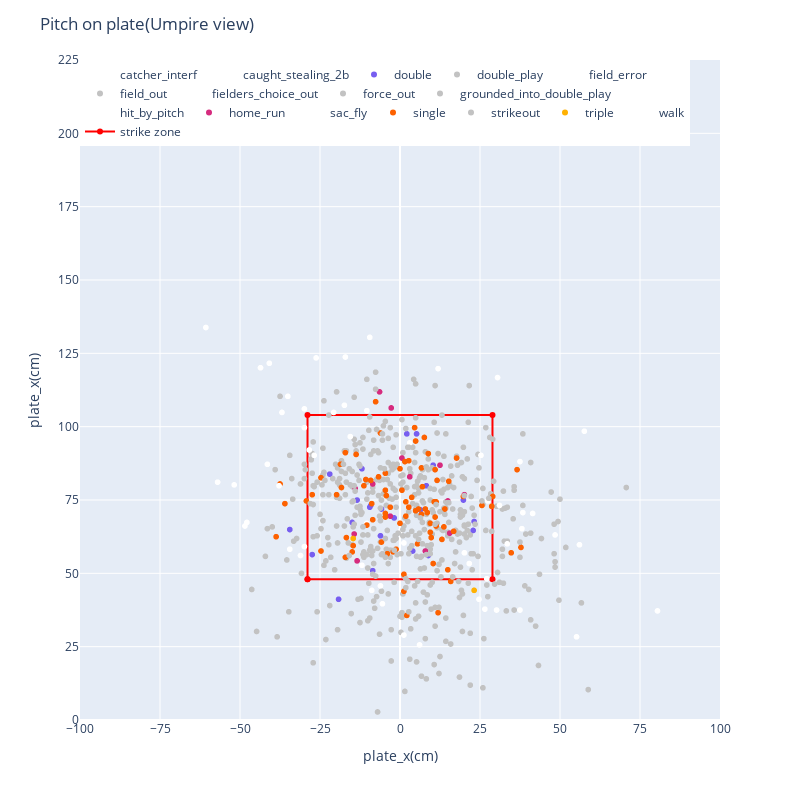

The code cell stored with this chart in its notebook:
### Code cell
# 結果ごとに可視化

_fig = plate(df, hover='events', colormap=Color.EVENTS)
_fig.show()

### Figure 1 — Plotly figure (JSON) as saved in the notebook; plotly's stock layout.template omitted (floating-point values rounded to 4 significant figures; data arrays with more than 128 entries replaced by an {"elided": "..."} marker saying what was removed)
{"data": [{"customdata": [["2022-09-03T00:00:00", "Tucker, Kyle", "Ohtani, Shohei", 162.4, "4-Seam Fastball", null, null, null, "Kyle Tucker reaches on catcher interference by Max Stassi.    Jose Altuve to 3rd.    Alex Bregman to 2nd.    Kyle Tucker to 1st.", "foul"]], "hovertemplate": "<b>%{hovertext}</b><br><br>events=catcher_interf<br>plate_x_cm=%{x}<br>plate_z_cm=%{y}<br>game_date=%{customdata[0]}<br>batter_name=%{customdata[1]}<br>pitcher_name=%{customdata[2]}<br>effective_speed_kh=%{customdata[3]}<br>pitch_name=%{customdata[4]}<br>hit_distance_sc_m=%{customdata[5]}<br>launch_speed_kh=%{customdata[6]}<br>launch_angle=%{customdata[7]}<br>des=%{customdata[8]}<br>description=%{customdata[9]}<extra></extra>", "hovertext": ["catcher_interf"], "legendgroup": "catcher_interf", "marker": {"color": "rgb(255, 255, 255)", "symbol": "circle"}, "mode": "markers", "name": "catcher_interf", "showlegend": true, "type": "scattergl", "x": [30.48], "xaxis": "x", "y": [116.7], "yaxis": "y"}, {"customdata": [["2022-05-26T00:00:00", "Jansen, Danny", "Ohtani, Shohei", 134.6, "Slider", null, null, null, "Bo Bichette caught stealing 2nd base, catcher Max Stassi to second baseman Luis Rengifo.", "swinging_strike"]], "hovertemplate": "<b>%{hovertext}</b><br><br>events=caught_stealing_2b<br>plate_x_cm=%{x}<br>plate_z_cm=%{y}<br>game_date=%{customdata[0]}<br>batter_name=%{customdata[1]}<br>pitcher_name=%{customdata[2]}<br>effective_speed_kh=%{customdata[3]}<br>pitch_name=%{customdata[4]}<br>hit_distance_sc_m=%{customdata[5]}<br>launch_speed_kh=%{customdata[6]}<br>launch_angle=%{customdata[7]}<br>des=%{customdata[8]}<br>description=%{customdata[9]}<extra></extra>", "hovertext": ["caught_stealing_2b"], "legendgroup": "caught_stealing_2b", "marker": {"color": "rgb(255, 255, 255)", "symbol": "circle"}, "mode": "markers", "name": "caught_stealing_2b", "showlegend": true, "type": "scattergl", "x": [0.3], "xaxis": "x", "y": [64.62], "yaxis": "y"}, {"customdata": {"elided": "23x10 mixed values"}, "hovertemplate": "<b>%{hovertext}</b><br><br>events=double<br>plate_x_cm=%{x}<br>plate_z_cm=%{y}<br>game_date=%{customdata[0]}<br>batter_name=%{customdata[1]}<br>pitcher_name=%{customdata[2]}<br>effective_speed_kh=%{customdata[3]}<br>pitch_name=%{customdata[4]}<br>hit_distance_sc_m=%{customdata[5]}<br>launch_speed_kh=%{customdata[6]}<br>launch_angle=%{customdata[7]}<br>des=%{customdata[8]}<br>description=%{customdata[9]}<extra></extra>", "hovertext": ["double", "double", "double", "double", "double", "double", "double", "double", "double", "double", "double", "double", "double", "double", "double", "double", "double", "double", "double", "double", "double", "double", "double"], "legendgroup": "double", "marker": {"color": "rgb(119, 94, 240)", "symbol": "circle"}, "mode": "markers", "name": "double", "showlegend": true, "type": "scattergl", "x": [-11.89, -14.94, -13.41, -8.53, -9.14, 5.18, 23.16, -1.83, -9.45, 22.86, 3.96, -19.2, -34.44, 19.81, 2.13, 8.23, 6.4, 8.84, -5.79, -27.43, 10.36, -6.1, -21.95], "xaxis": "x", "y": [85.65, 67.36, 74.98, 50.9, 73.15, 97.54, 67.67, 68.88, 72.54, 64.62, 57.61, 41.15, 64.92, 74.98, 97.54, 79.86, 71.63, 56.08, 71.93, 56.39, 86.87, 62.79, 83.82], "yaxis": "y"}, {"customdata": [["2022-09-10T00:00:00", "Peña, Jeremy", "Ohtani, Shohei", 132, "Slider", 75.9, 128.2, 19, "Jeremy Pena lines into a double play, left fielder Mickey Moniak to first baseman Mike Ford.   Trey Mancini out at 1st.", "hit_into_play"]], "hovertemplate": "<b>%{hovertext}</b><br><br>events=double_play<br>plate_x_cm=%{x}<br>plate_z_cm=%{y}<br>game_date=%{customdata[0]}<br>batter_name=%{customdata[1]}<br>pitcher_name=%{customdata[2]}<br>effective_speed_kh=%{customdata[3]}<br>pitch_name=%{customdata[4]}<br>hit_distance_sc_m=%{customdata[5]}<br>launch_speed_kh=%{customdata[6]}<br>launch_angle=%{customdata[7]}<br>des=%{customdata[8]}<br>description=%{customdata[9]}<extra></extra>", "hovertext": ["double_play"], "legendgroup": "double_play", "marker": {"color": "rgb(194, 194, 194)", "symbol": "circle"}, "mode": "markers", "name": "double_play", "showlegend": true, "type": "scattergl", "x": [18.29], "xaxis": "x", "y": [47.24], "yaxis": "y"}, {"customdata": [["2022-07-06T00:00:00", "Berti, Jon", "Ohtani, Shohei", 133.4, "Slider", 7.01, 115.4, -3, "Jon Berti reaches on a throwing error by shortstop Luis Rengifo.", "hit_into_play"], ["2022-08-03T00:00:00", "Laureano, Ramón", "Ohtani, Shohei", 140, "Slider", 1.22, 117.0, -23, "Ramon Laureano reaches on a throwing error by third baseman Luis Rengifo.", "hit_into_play"], ["2022-04-14T00:00:00", "Semien, Marcus", "Ohtani, Shohei", 156.5, "4-Seam Fastball", 100.9, 151.8, 32, "Marcus Semien reaches on a fielding error by right fielder Jose Rojas.   Marcus Semien to 2nd.", "hit_into_play"], ["2022-08-27T00:00:00", "Biggio, Cavan", "Ohtani, Shohei", 159.0, "4-Seam Fastball", 21.95, 136.8, 4, "Cavan Biggio reaches on a fielding error by shortstop Andrew Velazquez.", "hit_into_play"]], "hovertemplate": "<b>%{hovertext}</b><br><br>events=field_error<br>plate_x_cm=%{x}<br>plate_z_cm=%{y}<br>game_date=%{customdata[0]}<br>batter_name=%{customdata[1]}<br>pitcher_name=%{customdata[2]}<br>effective_speed_kh=%{customdata[3]}<br>pitch_name=%{customdata[4]}<br>hit_distance_sc_m=%{customdata[5]}<br>launch_speed_kh=%{customdata[6]}<br>launch_angle=%{customdata[7]}<br>des=%{customdata[8]}<br>description=%{customdata[9]}<extra></extra>", "hovertext": ["field_error", "field_error", "field_error", "field_error"], "legendgroup": "field_error", "marker": {"color": "rgb(255, 255, 255)", "symbol": "circle"}, "mode": "markers", "name": "field_error", "showlegend": true, "type": "scattergl", "x": [21.64, 20.12, 1.22, -10.36], "xaxis": "x", "y": [53.34, 57, 60.35, 105.5], "yaxis": "y"}, {"customdata": {"elided": "240x10 mixed values"}, "hovertemplate": "<b>%{hovertext}</b><br><br>events=field_out<br>plate_x_cm=%{x}<br>plate_z_cm=%{y}<br>game_date=%{customdata[0]}<br>batter_name=%{customdata[1]}<br>pitcher_name=%{customdata[2]}<br>effective_speed_kh=%{customdata[3]}<br>pitch_name=%{customdata[4]}<br>hit_distance_sc_m=%{customdata[5]}<br>launch_speed_kh=%{customdata[6]}<br>launch_angle=%{customdata[7]}<br>des=%{customdata[8]}<br>description=%{customdata[9]}<extra></extra>", "hovertext": {"elided": "240 str values"}, "legendgroup": "field_out", "marker": {"color": "rgb(194, 194, 194)", "symbol": "circle"}, "mode": "markers", "name": "field_out", "showlegend": true, "type": "scattergl", "x": {"elided": "240 float values"}, "xaxis": "x", "y": {"elided": "240 float values"}, "yaxis": "y"}, {"customdata": [["2022-06-09T00:00:00", "Cordero, Franchy", "Ohtani, Shohei", 159.5, "4-Seam Fastball", 3.66, 106.9, -13, "Franchy Cordero reaches on a fielder's choice out, shortstop Andrew Velazquez to catcher Max Stassi.   Alex Verdugo out at home.", "hit_into_play"], ["2022-05-05T00:00:00", "Martinez, J.D.", "Ohtani, Shohei", 144, "Split-Finger", 35.66, 128.3, 8, "J.D. Martinez reaches on a fielder's choice out, second baseman David Fletcher to shortstop Andrew Velazquez.   Rafael Devers out at 2nd.", "hit_into_play"]], "hovertemplate": "<b>%{hovertext}</b><br><br>events=fielders_choice_out<br>plate_x_cm=%{x}<br>plate_z_cm=%{y}<br>game_date=%{customdata[0]}<br>batter_name=%{customdata[1]}<br>pitcher_name=%{customdata[2]}<br>effective_speed_kh=%{customdata[3]}<br>pitch_name=%{customdata[4]}<br>hit_distance_sc_m=%{customdata[5]}<br>launch_speed_kh=%{customdata[6]}<br>launch_angle=%{customdata[7]}<br>des=%{customdata[8]}<br>description=%{customdata[9]}<extra></extra>", "hovertext": ["fielders_choice_out", "fielders_choice_out"], "legendgroup": "fielders_choice_out", "marker": {"color": "rgb(255, 255, 255)", "symbol": "circle"}, "mode": "markers", "name": "fielders_choice_out", "showlegend": true, "type": "scattergl", "x": [3.05, 27.43], "xaxis": "x", "y": [94.49, 74.68], "yaxis": "y"}, {"customdata": [["2022-04-07T00:00:00", "Bregman, Alex", "Ohtani, Shohei", 158.2, "4-Seam Fastball", 0.61, 129.1, -34, "Alex Bregman grounds into a force out, shortstop David Fletcher to second baseman Matt Duffy.   Michael Brantley out at 2nd.    Alex Bregman to 1st.", "hit_into_play"], ["2022-09-10T00:00:00", "Bregman, Alex", "Ohtani, Shohei", 137.9, "Slider", 1.83, 111.0, -12, "Alex Bregman grounds into a force out, shortstop Andrew Velazquez to second baseman Luis Rengifo.   Yuli Gurriel to 3rd.    Yordan Alvarez out at 2nd.    Alex Bregman to 1st.", "hit_into_play"], ["2022-09-17T00:00:00", "France, Ty", "Ohtani, Shohei", 140.2, "Slider", 1.22, 130.9, -28, "Ty France grounds into a force out, shortstop Luis Rengifo to second baseman Michael Stefanic.   J.P. Crawford out at 2nd.", "hit_into_play"], ["2022-08-27T00:00:00", "Kirk, Alejandro", "Ohtani, Shohei", 146.4, "Split-Finger", 0.61, 110.6, -38, "Alejandro Kirk grounds into a force out, third baseman Luis Rengifo to second baseman David Fletcher.   George Springer out at 2nd.    Alejandro Kirk to 1st.", "hit_into_play"], ["2022-09-17T00:00:00", "Haggerty, Sam", "Ohtani, Shohei", 134.2, "Slider", 0.61, 124.6, -41, "Sam Haggerty grounds into a force out, first baseman Mike Ford to shortstop Luis Rengifo.   Adam Frazier out at 2nd.    Sam Haggerty to 1st.", "hit_into_play"], ["2022-09-23T00:00:00", "Miranda, Jose", "Ohtani, Shohei", 138.2, "Slider", 3.05, 134.2, -12, "Jose Miranda grounds into a force out, shortstop Livan Soto to second baseman Luis Rengifo.   Luis Arraez out at 2nd.", "hit_into_play"], ["2022-08-09T00:00:00", "Laureano, Ramón", "Ohtani, Shohei", 141.8, "Slider", 15.24, 139.5, 2, "Ramon Laureano grounds into a force out, shortstop David Fletcher to second baseman Luis Rengifo.   Vimael Machin out at 2nd.", "hit_into_play"], ["2022-09-17T00:00:00", "Frazier, Adam", "Ohtani, Shohei", 150.9, "Cutter", 18.9, 152.3, 1, "Adam Frazier grounds into a force out, shortstop Luis Rengifo to second baseman Michael Stefanic.   Cal Raleigh out at 2nd.    Adam Frazier to 1st.", "hit_into_play"], ["2022-04-27T00:00:00", "Rosario, Amed", "Ohtani, Shohei", 141.3, "Cutter", 1.52, 141.8, -29, "Amed Rosario grounds into a force out, shortstop Tyler Wade to second baseman Jack Mayfield.   Myles Straw out at 2nd.    Amed Rosario to 1st.", "hit_into_play"], ["2022-08-15T00:00:00", "Haggerty, Sam", "Ohtani, Shohei", 156, "4-Seam Fastball", 2.44, 131.4, -13, "Sam Haggerty grounds into a force out, second baseman David Fletcher to shortstop Andrew Velazquez.   Adam Frazier out at 2nd.    Sam Haggerty to 1st.", "hit_into_play"]], "hovertemplate": "<b>%{hovertext}</b><br><br>events=force_out<br>plate_x_cm=%{x}<br>plate_z_cm=%{y}<br>game_date=%{customdata[0]}<br>batter_name=%{customdata[1]}<br>pitcher_name=%{customdata[2]}<br>effective_speed_kh=%{customdata[3]}<br>pitch_name=%{customdata[4]}<br>hit_distance_sc_m=%{customdata[5]}<br>launch_speed_kh=%{customdata[6]}<br>launch_angle=%{customdata[7]}<br>des=%{customdata[8]}<br>description=%{customdata[9]}<extra></extra>", "hovertext": ["force_out", "force_out", "force_out", "force_out", "force_out", "force_out", "force_out", "force_out", "force_out", "force_out"], "legendgroup": "force_out", "marker": {"color": "rgb(194, 194, 194)", "symbol": "circle"}, "mode": "markers", "name": "force_out", "showlegend": true, "type": "scattergl", "x": [11.58, 9.75, 32.92, 10.06, -10.36, 20.12, 13.41, -24.99, -24.38, 0.91], "xaxis": "x", "y": [50.9, 37.8, 72.24, 46.94, 56.39, 66.14, 71.32, 70.1, 80.16, 64.92], "yaxis": "y"}, {"customdata": [["2022-09-23T00:00:00", "Cave, Jake", "Ohtani, Shohei", 149.6, "Cutter", 42.06, 165.8, 5, "Jake Cave grounds into a double play, second baseman Luis Rengifo to shortstop Livan Soto to third baseman Matt Duffy.   Jose Miranda scores.    Nick Gordon out at 3rd.    Gio Urshela out at 2nd.", "hit_into_play"], ["2022-09-17T00:00:00", "Frazier, Adam", "Ohtani, Shohei", 142.1, "Split-Finger", 5.49, 119.0, -2, "Adam Frazier grounds into a double play, second baseman Luis Rengifo to shortstop Livan Soto to first baseman Mike Ford.   Cal Raleigh out at 2nd.    Adam Frazier out at 1st.", "hit_into_play"], ["2022-09-03T00:00:00", "Bregman, Alex", "Ohtani, Shohei", 143.8, "Slider", 6.4, 111.4, -5, "Alex Bregman grounds into a double play, shortstop Andrew Velazquez to second baseman David Fletcher to first baseman Mike Ford.   Yuli Gurriel out at 2nd.    Alex Bregman out at 1st.", "hit_into_play"], ["2022-06-22T00:00:00", "Benintendi, Andrew", "Ohtani, Shohei", 156.5, "4-Seam Fastball", 1.22, 147.7, -27, "Andrew Benintendi grounds into a double play, second baseman Luis Rengifo to first baseman David MacKinnon.   Whit Merrifield out at 2nd.    Andrew Benintendi out at 1st.", "hit_into_play"], ["2022-08-09T00:00:00", "Murphy, Sean", "Ohtani, Shohei", 139.4, "Slider", 1.83, 113.1, -18, "Sean Murphy grounds into a double play, shortstop David Fletcher to first baseman Jared Walsh.   Ramon Laureano out at 2nd.    Sean Murphy out at 1st.", "hit_into_play"], ["2022-09-10T00:00:00", "Tucker, Kyle", "Ohtani, Shohei", 150.6, "Cutter", 4.88, 159.5, -8, "Kyle Tucker grounds into a double play, second baseman Luis Rengifo to first baseman Mike Ford.   Alex Bregman out at 2nd.    Kyle Tucker out at 1st.", "hit_into_play"], ["2022-07-28T00:00:00", "Heim, Jonah", "Ohtani, Shohei", 148, "Cutter", 3.66, 123.7, -12, "Jonah Heim grounds into a double play, first baseman Jared Walsh to shortstop Andrew Velazquez to first baseman Jared Walsh.   Corey Seager out at 2nd.    Jonah Heim out at 1st.", "hit_into_play"], ["2022-05-18T00:00:00", "Lowe, Nathaniel", "Ohtani, Shohei", 158.4, "4-Seam Fastball", 0.91, 170.4, -27, "Nathaniel Lowe grounds into a double play, shortstop Andrew Velazquez to first baseman Jared Walsh.   Jonah Heim out at 2nd.    Nathaniel Lowe out at 1st.", "hit_into_play"], ["2022-09-29T00:00:00", "Murphy, Sean", "Ohtani, Shohei", 135.2, "Curveball", 4.88, 149.9, -8, "Sean Murphy grounds into a double play, third baseman Luis Rengifo to second baseman David Fletcher to first baseman Matt Duffy.   Tony Kemp out at 2nd.    Sean Murphy out at 1st.", "hit_into_play"], ["2022-06-02T00:00:00", "Rizzo, Anthony", "Ohtani, Shohei", 160, "4-Seam Fastball", 41.76, 152.5, 6, "Anthony Rizzo grounds into a double play, third baseman Matt Duffy to second baseman Luis Rengifo to first baseman Jared Walsh.   Aaron Judge out at 2nd.    Anthony Rizzo out at 1st.", "hit_into_play"]], "hovertemplate": "<b>%{hovertext}</b><br><br>events=grounded_into_double_play<br>plate_x_cm=%{x}<br>plate_z_cm=%{y}<br>game_date=%{customdata[0]}<br>batter_name=%{customdata[1]}<br>pitcher_name=%{customdata[2]}<br>effective_speed_kh=%{customdata[3]}<br>pitch_name=%{customdata[4]}<br>hit_distance_sc_m=%{customdata[5]}<br>launch_speed_kh=%{customdata[6]}<br>launch_angle=%{customdata[7]}<br>des=%{customdata[8]}<br>description=%{customdata[9]}<extra></extra>", "hovertext": ["grounded_into_double_play", "grounded_into_double_play", "grounded_into_double_play", "grounded_into_double_play", "grounded_into_double_play", "grounded_into_double_play", "grounded_into_double_play", "grounded_into_double_play", "grounded_into_double_play", "grounded_into_double_play"], "legendgroup": "grounded_into_double_play", "marker": {"color": "rgb(194, 194, 194)", "symbol": "circle"}, "mode": "markers", "name": "grounded_into_double_play", "showlegend": true, "type": "scattergl", "x": [0.3, -10.06, 32.31, -6.1, 21.95, -10.36, 14.94, -5.79, -17.07, -10.06], "xaxis": "x", "y": [80.47, 33.83, 78.03, 72.24, 63.09, 81.08, 79.25, 56.39, 76.81, 63.09], "yaxis": "y"}, {"customdata": [["2022-05-18T00:00:00", "Calhoun, Kole", "Ohtani, Shohei", 139.0, "Slider", null, null, null, "Kole Calhoun hit by pitch.    Corey Seager to 2nd.", "hit_by_pitch"], ["2022-09-23T00:00:00", "Gordon, Nick", "Ohtani, Shohei", 137.0, "Slider", null, null, null, "Nick Gordon hit by pitch.    Jose Miranda to 2nd.", "hit_by_pitch"]], "hovertemplate": "<b>%{hovertext}</b><br><br>events=hit_by_pitch<br>plate_x_cm=%{x}<br>plate_z_cm=%{y}<br>game_date=%{customdata[0]}<br>batter_name=%{customdata[1]}<br>pitcher_name=%{customdata[2]}<br>effective_speed_kh=%{customdata[3]}<br>pitch_name=%{customdata[4]}<br>hit_distance_sc_m=%{customdata[5]}<br>launch_speed_kh=%{customdata[6]}<br>launch_angle=%{customdata[7]}<br>des=%{customdata[8]}<br>description=%{customdata[9]}<extra></extra>", "hovertext": ["hit_by_pitch", "hit_by_pitch"], "legendgroup": "hit_by_pitch", "marker": {"color": "rgb(255, 255, 255)", "symbol": "circle"}, "mode": "markers", "name": "hit_by_pitch", "showlegend": true, "type": "scattergl", "x": [57.61, 80.47], "xaxis": "x", "y": [98.45, 37.19], "yaxis": "y"}, {"customdata": {"elided": "14x10 mixed values"}, "hovertemplate": "<b>%{hovertext}</b><br><br>events=home_run<br>plate_x_cm=%{x}<br>plate_z_cm=%{y}<br>game_date=%{customdata[0]}<br>batter_name=%{customdata[1]}<br>pitcher_name=%{customdata[2]}<br>effective_speed_kh=%{customdata[3]}<br>pitch_name=%{customdata[4]}<br>hit_distance_sc_m=%{customdata[5]}<br>launch_speed_kh=%{customdata[6]}<br>launch_angle=%{customdata[7]}<br>des=%{customdata[8]}<br>description=%{customdata[9]}<extra></extra>", "hovertext": ["home_run", "home_run", "home_run", "home_run", "home_run", "home_run", "home_run", "home_run", "home_run", "home_run", "home_run", "home_run", "home_run", "home_run"], "legendgroup": "home_run", "marker": {"color": "rgb(214, 43, 126)", "symbol": "circle"}, "mode": "markers", "name": "home_run", "showlegend": true, "type": "scattergl", "x": [20.12, 12.5, 3.05, 0.61, 14.94, -8.53, 7.92, -14.02, -6.4, 15.54, -13.41, -14.33, -2.74, -3.05], "xaxis": "x", "y": [76.81, 86.87, 82.91, 89.31, 74.68, 80.47, 57.61, 78.94, 111.9, 63.7, 54.25, 63.4, 106.4, 69.49], "yaxis": "y"}, {"customdata": [["2022-10-05T00:00:00", "Capel, Conner", "Ohtani, Shohei", 119.0, "Curveball", 105.2, 147.8, 32, "Conner Capel out on a sacrifice fly to center fielder Mike Trout.   Stephen Vogt scores.", "hit_into_play"], ["2022-06-09T00:00:00", "Dalbec, Bobby", "Ohtani, Shohei", 140.2, "Slider", 107.3, 154.1, 25, "Bobby Dalbec out on a sacrifice fly to center fielder Juan Lagares.   Franchy Cordero scores.", "hit_into_play"], ["2022-07-06T00:00:00", "Cooper, Garrett", "Ohtani, Shohei", 138.9, "Slider", 99.36, 146.2, 32, "Garrett Cooper out on a sacrifice fly to right fielder Taylor Ward.   Jon Berti scores.    Joey Wendle to 3rd.", "hit_into_play"]], "hovertemplate": "<b>%{hovertext}</b><br><br>events=sac_fly<br>plate_x_cm=%{x}<br>plate_z_cm=%{y}<br>game_date=%{customdata[0]}<br>batter_name=%{customdata[1]}<br>pitcher_name=%{customdata[2]}<br>effective_speed_kh=%{customdata[3]}<br>pitch_name=%{customdata[4]}<br>hit_distance_sc_m=%{customdata[5]}<br>launch_speed_kh=%{customdata[6]}<br>launch_angle=%{customdata[7]}<br>des=%{customdata[8]}<br>description=%{customdata[9]}<extra></extra>", "hovertext": ["sac_fly", "sac_fly", "sac_fly"], "legendgroup": "sac_fly", "marker": {"color": "rgb(255, 255, 255)", "symbol": "circle"}, "mode": "markers", "name": "sac_fly", "showlegend": true, "type": "scattergl", "x": [-10.36, -15.54, 31.09], "xaxis": "x", "y": [67.06, 96.62, 73.15], "yaxis": "y"}, {"customdata": {"elided": "85x10 mixed values"}, "hovertemplate": "<b>%{hovertext}</b><br><br>events=single<br>plate_x_cm=%{x}<br>plate_z_cm=%{y}<br>game_date=%{customdata[0]}<br>batter_name=%{customdata[1]}<br>pitcher_name=%{customdata[2]}<br>effective_speed_kh=%{customdata[3]}<br>pitch_name=%{customdata[4]}<br>hit_distance_sc_m=%{customdata[5]}<br>launch_speed_kh=%{customdata[6]}<br>launch_angle=%{customdata[7]}<br>des=%{customdata[8]}<br>description=%{customdata[9]}<extra></extra>", "hovertext": ["single", "single", "single", "single", "single", "single", "single", "single", "single", "single", "single", "single", "single", "single", "single", "single", "single", "single", "single", "single", "single", "single", "single", "single", "single", "single", "single", "single", "single", "single", "single", "single", "single", "single", "single", "single", "single", "single", "single", "single", "single", "single", "single", "single", "single", "single", "single", "single", "single", "single", "single", "single", "single", "single", "single", "single", "single", "single", "single", "single", "single", "single", "single", "single", "single", "single", "single", "single", "single", "single", "single", "single", "single", "single", "single", "single", "single", "single", "single", "single", "single", "single", "single", "single", "single"], "legendgroup": "single", "marker": {"color": "rgb(253, 97, 0)", "symbol": "circle"}, "mode": "markers", "name": "single", "showlegend": true, "type": "scattergl", "x": [2.13, 8.84, 34.75, -4.57, 11.58, 4.88, -18.29, 0.61, 1.22, -29.26, 9.45, 13.72, 28.96, -6.1, -2.13, 4.88, -3.05, 14.94, -19.81, 19.81, 1.83, -27.43, 11.28, 8.53, -13.72, 11.28, 4.57, -24.69, 5.49, -6.71, -14.94, -7.62, 37.8, -10.36, 1.52, -4.57, 9.45, -35.97, 15.24, -37.49, 10.97, 6.71, -3.96, 10.97, -38.71, -4.27, 16.76, 13.11, -9.14, -11.28, 5.79, 11.89, 36.58, -18.59, -17.07, -8.84, 0, 28.65, 25.6, -8.53, 15.85, -17.07, -4.57, 1.83, 14.02, -10.67, 3.66, -16.76, 9.75, 1.22, 2.74, -4.57, 7.01, 17.68, -1.22, -14.63, 7.92, 10.67, 6.71, 10.36, 2.74, -5.79, 0, 7.62, -24.69], "xaxis": "x", "y": [35.66, 90.83, 57, 70.41, 81.69, 95.1, 79.25, 78.33, 49.68, 74.68, 67.06, 65.84, 76.2, 97.84, 57.3, 71.32, 72.54, 51.21, 76.81, 76.2, 69.49, 76.81, 74.37, 70.71, 90.53, 66.14, 99.67, 82.6, 60.05, 82.91, 57.3, 108.5, 58.83, 66.45, 88.09, 78.33, 64.01, 73.76, 81.38, 80.47, 69.19, 70.1, 56.69, 85.34, 62.48, 76.5, 64.31, 61.57, 81.69, 79.86, 71.93, 36.58, 85.34, 87.17, 91.14, 73.76, 67.06, 72.85, 73.15, 68.28, 47.24, 55.47, 84.12, 74.37, 71.93, 81.99, 75.9, 62.18, 62.18, 43.89, 88.39, 69.19, 79.55, 89.31, 58.22, 59.44, 71.93, 74.37, 85.95, 53.34, 72.54, 60.66, 85.65, 96.32, 57.61], "yaxis": "y"}, {"customdata": {"elided": "219x10 mixed values"}, "hovertemplate": "<b>%{hovertext}</b><br><br>events=strikeout<br>plate_x_cm=%{x}<br>plate_z_cm=%{y}<br>game_date=%{customdata[0]}<br>batter_name=%{customdata[1]}<br>pitcher_name=%{customdata[2]}<br>effective_speed_kh=%{customdata[3]}<br>pitch_name=%{customdata[4]}<br>hit_distance_sc_m=%{customdata[5]}<br>launch_speed_kh=%{customdata[6]}<br>launch_angle=%{customdata[7]}<br>des=%{customdata[8]}<br>description=%{customdata[9]}<extra></extra>", "hovertext": {"elided": "219 str values"}, "legendgroup": "strikeout", "marker": {"color": "rgb(194, 194, 194)", "symbol": "circle"}, "mode": "markers", "name": "strikeout", "showlegend": true, "type": "scattergl", "x": {"elided": "219 float values"}, "xaxis": "x", "y": {"elided": "219 float values"}, "yaxis": "y"}, {"customdata": [["2022-07-28T00:00:00", "Lowe, Nathaniel", "Ohtani, Shohei", 155.4, "4-Seam Fastball", 69.8, 149.6, 14, "Nathaniel Lowe triples (2) on a line drive to left fielder Brandon Marsh.", "hit_into_play"], ["2022-08-21T00:00:00", "Reyes, Victor", "Ohtani, Shohei", 138.9, "Slider", 103.0, 162.2, 24, "Victor Reyes triples (2) on a sharp fly ball to right fielder Taylor Ward.   Akil Baddoo scores.    Riley Greene scores.", "hit_into_play"]], "hovertemplate": "<b>%{hovertext}</b><br><br>events=triple<br>plate_x_cm=%{x}<br>plate_z_cm=%{y}<br>game_date=%{customdata[0]}<br>batter_name=%{customdata[1]}<br>pitcher_name=%{customdata[2]}<br>effective_speed_kh=%{customdata[3]}<br>pitch_name=%{customdata[4]}<br>hit_distance_sc_m=%{customdata[5]}<br>launch_speed_kh=%{customdata[6]}<br>launch_angle=%{customdata[7]}<br>des=%{customdata[8]}<br>description=%{customdata[9]}<extra></extra>", "hovertext": ["triple", "triple"], "legendgroup": "triple", "marker": {"color": "rgb(255, 177, 2)", "symbol": "circle"}, "mode": "markers", "name": "triple", "showlegend": true, "type": "scattergl", "x": [-14.63, 23.16], "xaxis": "x", "y": [61.87, 44.2], "yaxis": "y"}, {"customdata": {"elided": "44x10 mixed values"}, "hovertemplate": "<b>%{hovertext}</b><br><br>events=walk<br>plate_x_cm=%{x}<br>plate_z_cm=%{y}<br>game_date=%{customdata[0]}<br>batter_name=%{customdata[1]}<br>pitcher_name=%{customdata[2]}<br>effective_speed_kh=%{customdata[3]}<br>pitch_name=%{customdata[4]}<br>hit_distance_sc_m=%{customdata[5]}<br>launch_speed_kh=%{customdata[6]}<br>launch_angle=%{customdata[7]}<br>des=%{customdata[8]}<br>description=%{customdata[9]}<extra></extra>", "hovertext": ["walk", "walk", "walk", "walk", "walk", "walk", "walk", "walk", "walk", "walk", "walk", "walk", "walk", "walk", "walk", "walk", "walk", "walk", "walk", "walk", "walk", "walk", "walk", "walk", "walk", "walk", "walk", "walk", "walk", "walk", "walk", "walk", "walk", "walk", "walk", "walk", "walk", "walk", "walk", "walk", "walk", "walk", "walk", "walk"], "legendgroup": "walk", "marker": {"color": "rgb(255, 255, 255)", "symbol": "circle"}, "mode": "markers", "name": "walk", "showlegend": true, "type": "scattergl", "x": [41.45, 56.08, 30.18, -48.46, -35.05, -28.35, 27.13, -8.84, -29.87, 38.1, -6.1, 24.69, -60.66, -20.73, 1.22, -26.21, -9.45, -47.85, 26.52, -29.87, 11.89, 33.53, 38.4, 6.1, -36.88, 37.49, -43.59, -17.37, -29.87, -40.84, -37.8, -26.82, 37.49, -41.45, -57, -34.44, 48.46, -31.09, -17.07, -11.89, -5.49, -51.82, 25.3, 55.17], "xaxis": "x", "y": [70.41, 59.74, 37.49, 66.14, 110.3, 92.05, 48.16, 44.2, 106.1, 65.23, 45.72, 41.15, 133.8, 104.8, 28.96, 123.4, 130.4, 67.36, 37.8, 99.67, 119.8, 60.05, 70.71, 25.6, 104.8, 88.09, 120.1, 107.3, 59.13, 121.6, 79.86, 90.22, 37.49, 87.17, 81.08, 58.22, 63.09, 56.08, 123.8, 52.73, 39.62, 80.16, 90.22, 28.35], "yaxis": "y"}, {"line": {"color": "red"}, "name": "strike zone", "type": "scatter", "x": [-28.9, -28.9, 28.9, 28.9, -28.9], "y": [48, 104, 104, 48, 48]}], "layout": {"autosize": false, "height": 800, "legend": {"orientation": "h", "title": {}, "tracegroupgap": 0, "x": 0, "xanchor": "left", "y": 1, "yanchor": "top"}, "margin": {"t": 60}, "title": {"text": "Pitch on plate(Umpire view)"}, "width": 800, "xaxis": {"anchor": "y", "domain": [0, 1], "dtick": 25, "range": [-100, 100], "title": {"text": "plate_x(cm)"}}, "yaxis": {"anchor": "x", "domain": [0, 1], "dtick": 25, "range": [0, 225], "title": {"text": "plate_x(cm)"}}}}
